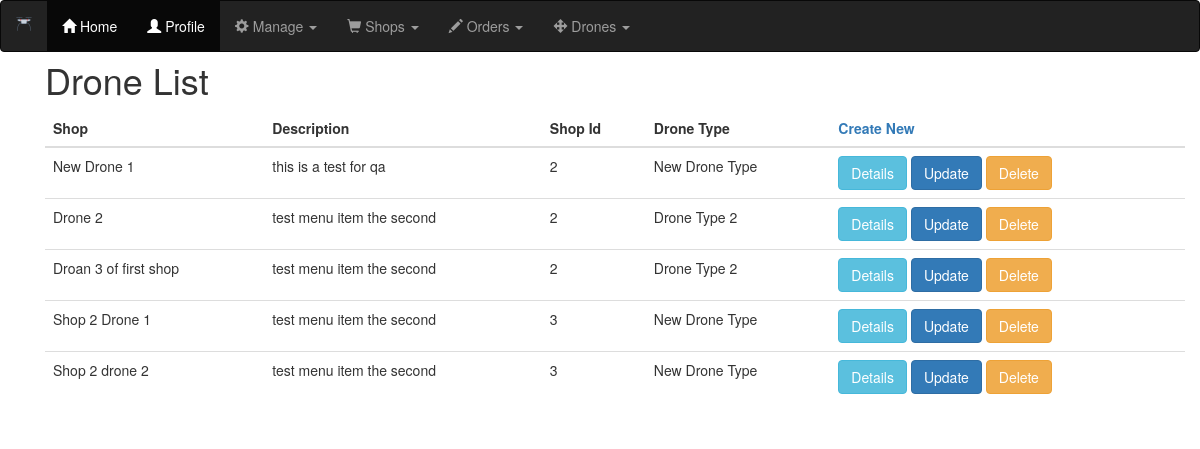
Screenshot of /drones/drone_list with the database file from the repository.
### drones/models.py (models this page shows, shortened)
class Drone(models.Model):
    name = models.CharField(max_length=25)
    description = models.CharField(max_length=50)
    drone_type = models.ForeignKey(DroneType,related_name="drone_type",on_delete=models.DO_NOTHING)
    shop = models.ForeignKey(Shop,related_name="shop",on_delete=models.DO_NOTHING,null=True)

class DroneType(models.Model):
    name = models.CharField(max_length=25)
    description = models.CharField(max_length=50)
    self_weight = models.IntegerField()
    payload_weight = models.IntegerField()
    external_reference = models.CharField(max_length=25,blank=True)
    def __str__(self):
        return self.name

### drones/views.py (the view)
# urls.py: path('drone_list',DroneListView.as_view(),name='drone_list'),
class DroneListView(ListView):
    model = Drone

### drones/templates/drones/drone_list.html
<!DOCTYPE html>
{% extends "base.html" %}
{% load static %}
{% block content %}
<div class="container">
  <br><br>
  <h1>Drone List</h1>
<table class="table">
  <thead>
    <th>Shop</th>
    <th>Description</th>
    <th>Shop Id</th>
    <th>Drone Type</th>
    <th class='right_handed'> <a href="{% url 'drones:drone_create' %}">Create New</a></th>
  </thead>
  <tbody>
  {% for drone in object_list %}
    <tr class="default">
      <td>{{ drone.name }}</td>
      <td>{{ drone.description }}</td>
      <td>{{ drone.shop_id }}</td>
      <td>{{ drone.drone_type }}</td>
      <td>
        <a href="drone/{{drone.id}}/detail"><button type="button" class="btn btn-info">Details</button></a>
        <a href="{% url 'drones:drone_update' drone.id %}"><button type="button" class="btn btn-primary">Update</button></a>
        <a href="{% url 'drones:drone_delete' drone.id %}"><button type="button" class="btn btn-warning">Delete</button></a>
      </td>
    </tr>
  {% endfor %}
</tbody>
</table>
</div>
{% endblock %}

### static/css/styles.css (style rules this page uses)
td { padding: 1em; }

### rows the page displays
Drone: name "New Drone 1", description "this is a test for qa", shop_id "2", drone_type "New Drone Type"
Drone: name "Drone 2", description "test menu item the second", shop_id "2", drone_type "Drone Type 2"
Drone: name "Droan 3 of first shop", description "test menu item the second", shop_id "2", drone_type "Drone Type 2"
Drone: name "Shop 2 Drone 1", description "test menu item the second", shop_id "3", drone_type "New Drone Type"
Drone: name "Shop 2 drone 2", description "test menu item the second", shop_id "3", drone_type "New Drone Type"
